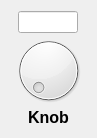
<?xml version="1.0" encoding="UTF-8"?>
<ui version="4.0">
 <class>KnobComponent</class>
 <widget class="QWidget" name="KnobComponent">
  <property name="geometry">
   <rect>
    <x>0</x>
    <y>0</y>
    <width>94</width>
    <height>136</height>
   </rect>
  </property>
  <property name="windowTitle">
   <string>Knob Component</string>
  </property>
  <layout class="QVBoxLayout" name="verticalLayout">
   <property name="spacing">
    <number>0</number>
   </property>
   <item alignment="Qt::AlignHCenter">
    <widget class="QLineEdit" name="knob_editbox">
     <property name="sizePolicy">
      <sizepolicy hsizetype="Fixed" vsizetype="Fixed">
       <horstretch>0</horstretch>
       <verstretch>0</verstretch>
      </sizepolicy>
     </property>
     <property name="maximumSize">
      <size>
       <width>60</width>
       <height>16777215</height>
      </size>
     </property>
    </widget>
   </item>
   <item alignment="Qt::AlignHCenter">
    <widget class="Knob" name="knob">
     <property name="sizePolicy">
      <sizepolicy hsizetype="Fixed" vsizetype="Fixed">
       <horstretch>0</horstretch>
       <verstretch>0</verstretch>
      </sizepolicy>
     </property>
     <property name="minimumSize">
      <size>
       <width>75</width>
       <height>75</height>
      </size>
     </property>
     <property name="maximumSize">
      <size>
       <width>75</width>
       <height>75</height>
      </size>
     </property>
    </widget>
   </item>
   <item alignment="Qt::AlignHCenter">
    <widget class="EditableLabelWidget" name="knob_name">
     <property name="sizePolicy">
      <sizepolicy hsizetype="Preferred" vsizetype="Preferred">
       <horstretch>0</horstretch>
       <verstretch>0</verstretch>
      </sizepolicy>
     </property>
     <property name="font">
      <font>
       <pointsize>12</pointsize>
       <bold>true</bold>
      </font>
     </property>
     <property name="text">
      <string>Knob</string>
     </property>
    </widget>
   </item>
  </layout>
 </widget>
 <customwidgets>
  <customwidget>
   <class>EditableLabelWidget</class>
   <extends>QLabel</extends>
   <header>pyfx.widgets.editable_label_widget</header>
  </customwidget>
  <customwidget>
   <class>Knob</class>
   <extends>QDial</extends>
   <header>pyfx.widgets.knob</header>
  </customwidget>
 </customwidgets>
 <resources/>
 <connections/>
 <slots>
  <slot>knob_changed(int)</slot>
 </slots>
</ui>
